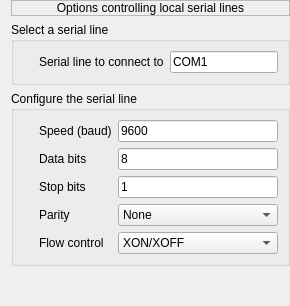
     <widget class="QWidget" name="page_29">
      <layout class="QVBoxLayout" name="verticalLayout_72">
       <property name="topMargin">
        <number>0</number>
       </property>
       <property name="rightMargin">
        <number>0</number>
       </property>
       <property name="bottomMargin">
        <number>0</number>
       </property>
       <item>
        <widget class="QLabel" name="label_127">
         <property name="frameShape">
          <enum>QFrame::Shape::StyledPanel</enum>
         </property>
         <property name="text">
          <string>Options controlling local serial lines</string>
         </property>
         <property name="alignment">
          <set>Qt::AlignmentFlag::AlignCenter</set>
         </property>
         <property name="margin">
          <number>2</number>
         </property>
        </widget>
       </item>
       <item>
        <widget class="QGroupBox" name="groupBox_55">
         <property name="title">
          <string>Select a serial line</string>
         </property>
         <property name="flat">
          <bool>true</bool>
         </property>
         <layout class="QHBoxLayout" name="horizontalLayout_24">
          <item>
           <widget class="QWidget" name="widget_61" native="true">
            <property name="sizePolicy">
             <sizepolicy hsizetype="Fixed" vsizetype="Fixed">
              <horstretch>0</horstretch>
              <verstretch>0</verstretch>
             </sizepolicy>
            </property>
            <property name="minimumSize">
             <size>
              <width>10</width>
              <height>10</height>
             </size>
            </property>
            <property name="maximumSize">
             <size>
              <width>10</width>
              <height>10</height>
             </size>
            </property>
           </widget>
          </item>
          <item>
           <widget class="QLabel" name="label_128">
            <property name="text">
             <string>Serial line to connect to</string>
            </property>
           </widget>
          </item>
          <item>
           <widget class="QLineEdit" name="le_serial_line">
            <property name="text">
             <string>COM1</string>
            </property>
           </widget>
          </item>
         </layout>
        </widget>
       </item>
       <item>
        <widget class="QGroupBox" name="groupBox_56">
         <property name="title">
          <string>Configure the serial line</string>
         </property>
         <property name="flat">
          <bool>true</bool>
         </property>
         <layout class="QGridLayout" name="gridLayout_24">
          <item row="0" column="1">
           <widget class="QLabel" name="label_129">
            <property name="text">
             <string>Speed (baud)</string>
            </property>
           </widget>
          </item>
          <item row="3" column="1">
           <widget class="QLabel" name="label_132">
            <property name="text">
             <string>Parity</string>
            </property>
           </widget>
          </item>
          <item row="1" column="1">
           <widget class="QLabel" name="label_130">
            <property name="text">
             <string>Data bits</string>
            </property>
           </widget>
          </item>
          <item row="4" column="1">
           <widget class="QLabel" name="label_133">
            <property name="text">
             <string>Flow control</string>
            </property>
           </widget>
          </item>
          <item row="4" column="2">
           <widget class="QComboBox" name="cb_config_flow">
            <property name="currentIndex">
             <number>1</number>
            </property>
            <item>
             <property name="text">
              <string>None</string>
             </property>
            </item>
            <item>
             <property name="text">
              <string>XON/XOFF</string>
             </property>
            </item>
            <item>
             <property name="text">
              <string>RTS/CTS</string>
             </property>
            </item>
            <item>
             <property name="text">
              <string>DSR/DTR</string>
             </property>
            </item>
           </widget>
          </item>
          <item row="2" column="2">
           <widget class="QLineEdit" name="le_config_stop">
            <property name="text">
             <string>1</string>
            </property>
           </widget>
          </item>
          <item row="0" column="2">
           <widget class="QLineEdit" name="le_config_speed">
            <property name="text">
             <string>9600</string>
            </property>
           </widget>
          </item>
          <item row="3" column="2">
           <widget class="QComboBox" name="cb_config_parity">
            <item>
             <property name="text">
              <string>None</string>
             </property>
            </item>
            <item>
             <property name="text">
              <string>Odd</string>
             </property>
            </item>
            <item>
             <property name="text">
              <string>Even</string>
             </property>
            </item>
            <item>
             <property name="text">
              <string>Mark</string>
             </property>
            </item>
            <item>
             <property name="text">
              <string>Space</string>
             </property>
            </item>
           </widget>
          </item>
          <item row="1" column="2">
           <widget class="QLineEdit" name="le_config_data">
            <property name="text">
             <string>8</string>
            </property>
           </widget>
          </item>
          <item row="2" column="1">
           <widget class="QLabel" name="label_131">
            <property name="text">
             <string>Stop bits</string>
            </property>
           </widget>
          </item>
          <item row="0" column="0">
           <widget class="QWidget" name="widget_62" native="true">
            <property name="sizePolicy">
             <sizepolicy hsizetype="Fixed" vsizetype="Fixed">
              <horstretch>0</horstretch>
              <verstretch>0</verstretch>
             </sizepolicy>
            </property>
            <property name="minimumSize">
             <size>
              <width>10</width>
              <height>10</height>
             </size>
            </property>
            <property name="maximumSize">
             <size>
              <width>10</width>
              <height>10</height>
             </size>
            </property>
           </widget>
          </item>
         </layout>
        </widget>
       </item>
       <item>
        <spacer name="verticalSpacer_11">
         <property name="orientation">
          <enum>Qt::Orientation::Vertical</enum>
         </property>
         <property name="sizeHint" stdset="0">
          <size>
           <width>20</width>
           <height>40</height>
          </size>
         </property>
        </spacer>
       </item>
      </layout>
     </widget>
